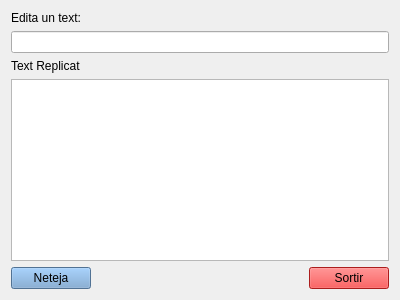
<?xml version="1.0" encoding="UTF-8"?>
<ui version="4.0">
 <class>Eco_Text</class>
 <widget class="QWidget" name="Eco_Text">
  <property name="geometry">
   <rect>
    <x>0</x>
    <y>0</y>
    <width>400</width>
    <height>300</height>
   </rect>
  </property>
  <property name="windowTitle">
   <string>Eco_Text</string>
  </property>
  <layout class="QVBoxLayout" name="verticalLayout_2">
   <item>
    <layout class="QVBoxLayout" name="verticalLayout">
     <item>
      <widget class="QLabel" name="label_2">
       <property name="styleSheet">
        <string notr="true">font: 75 italic 14pt &quot;URW Bookman L&quot;;</string>
       </property>
       <property name="text">
        <string>Edita un text:</string>
       </property>
      </widget>
     </item>
     <item>
      <widget class="QLineEdit" name="lineEdit"/>
     </item>
     <item>
      <widget class="QLabel" name="label">
       <property name="styleSheet">
        <string notr="true">font: 75 italic 14pt &quot;URW Bookman L&quot;;</string>
       </property>
       <property name="text">
        <string>Text Replicat</string>
       </property>
       <property name="textFormat">
        <enum>Qt::AutoText</enum>
       </property>
      </widget>
     </item>
     <item>
      <widget class="QTextEdit" name="textEdit">
       <property name="readOnly">
        <bool>true</bool>
       </property>
      </widget>
     </item>
    </layout>
   </item>
   <item>
    <layout class="QHBoxLayout" name="horizontalLayout">
     <item>
      <widget class="QPushButton" name="pushButton">
       <property name="styleSheet">
        <string notr="true">background-color: rgb(114, 159, 207);</string>
       </property>
       <property name="text">
        <string>Neteja</string>
       </property>
      </widget>
     </item>
     <item>
      <spacer name="horizontalSpacer">
       <property name="orientation">
        <enum>Qt::Horizontal</enum>
       </property>
       <property name="sizeHint" stdset="0">
        <size>
         <width>40</width>
         <height>20</height>
        </size>
       </property>
      </spacer>
     </item>
     <item>
      <widget class="QPushButton" name="pushButton_2">
       <property name="styleSheet">
        <string notr="true">background-color: rgb(239, 41, 41);</string>
       </property>
       <property name="text">
        <string>Sortir</string>
       </property>
      </widget>
     </item>
    </layout>
   </item>
  </layout>
 </widget>
 <layoutdefault spacing="6" margin="11"/>
 <resources/>
 <connections>
  <connection>
   <sender>lineEdit</sender>
   <signal>textEdited(QString)</signal>
   <receiver>textEdit</receiver>
   <slot>setPlainText(QString)</slot>
   <hints>
    <hint type="sourcelabel">
     <x>268</x>
     <y>60</y>
    </hint>
    <hint type="destinationlabel">
     <x>265</x>
     <y>119</y>
    </hint>
   </hints>
  </connection>
  <connection>
   <sender>pushButton</sender>
   <signal>clicked()</signal>
   <receiver>textEdit</receiver>
   <slot>clear()</slot>
   <hints>
    <hint type="sourcelabel">
     <x>52</x>
     <y>279</y>
    </hint>
    <hint type="destinationlabel">
     <x>67</x>
     <y>235</y>
    </hint>
   </hints>
  </connection>
  <connection>
   <sender>pushButton</sender>
   <signal>clicked()</signal>
   <receiver>lineEdit</receiver>
   <slot>clear()</slot>
   <hints>
    <hint type="sourcelabel">
     <x>28</x>
     <y>277</y>
    </hint>
    <hint type="destinationlabel">
     <x>97</x>
     <y>44</y>
    </hint>
   </hints>
  </connection>
  <connection>
   <sender>pushButton_2</sender>
   <signal>clicked()</signal>
   <receiver>Eco_Text</receiver>
   <slot>close()</slot>
   <hints>
    <hint type="sourcelabel">
     <x>347</x>
     <y>276</y>
    </hint>
    <hint type="destinationlabel">
     <x>348</x>
     <y>320</y>
    </hint>
   </hints>
  </connection>
 </connections>
</ui>
